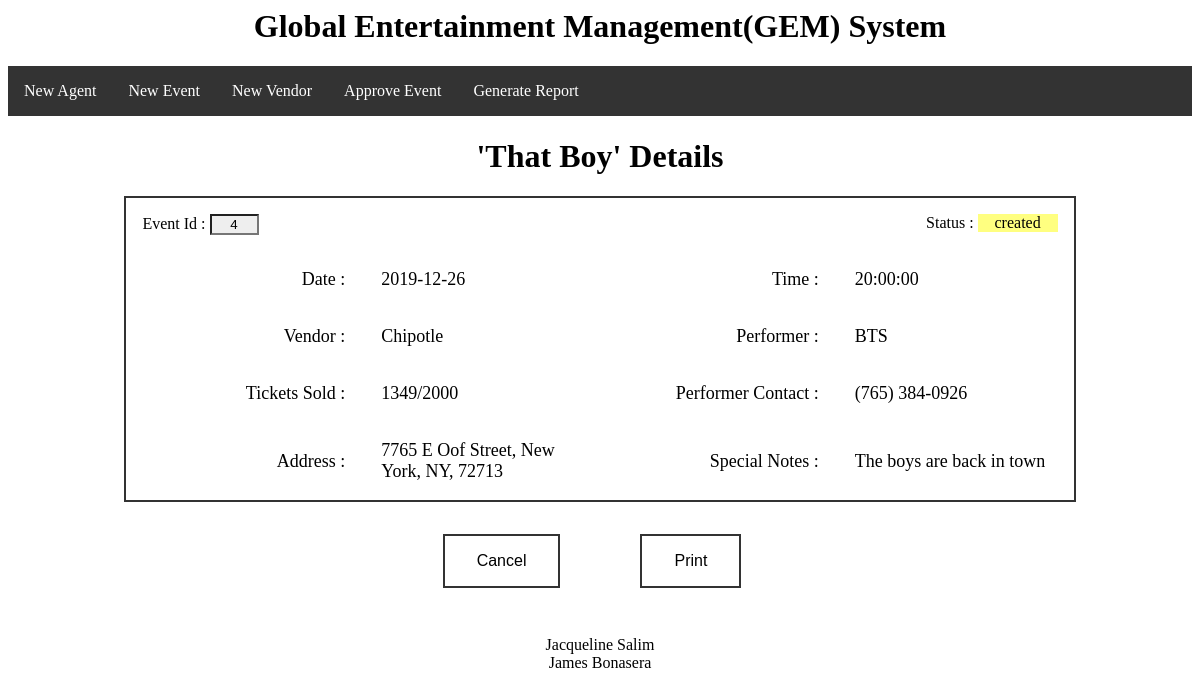
Screenshot of /generateEventInfo.php?id=4 with the database file from the repository.
### tables this page shows
CREATE TABLE Event
(EventId int auto_increment PRIMARY KEY,
EventName CHAR(50),
Street CHAR(50),
City CHAR(20),
State CHAR(2),
Zip CHAR(10),
Date DATE,
StartTime TIME,
Status CHAR(10),
SeatingCapacity int,
Notes TEXT,
NumTicketsSold int,
Singer CHAR(53),
PerformerType CHAR(6),
PerformerId int,
EventManagerId int,
VendorId int,
foreign key (EventManagerId) references EventManager(EventManagerId),
foreign key (VendorId) references Vendor(VendorId));

CREATE TABLE Vendor
(VendorId int auto_increment PRIMARY KEY,
BusinessName CHAR(50),
Street CHAR(50),
City CHAR(20),
State CHAR(2),
Zip CHAR(10),
Type CHAR(15),
RepFirstName CHAR(25),
RepLastName CHAR(25),
RepEmail CHAR(40),
RepCellNum CHAR(10));

CREATE TABLE Band
(BandId int auto_increment PRIMARY KEY,
BandName CHAR(20),
RatePerEvent double,
Notes TEXT,
CellNum CHAR(10),
AgentId int,
foreign key (AgentId) references Agent(AgentId));

### generateEventInfo.php (the view, shortened to what this page needs)
<?php
  include("conn.php");
  if (isset($_GET['id'])) {
  $id = $_GET['id'];
  $sql = "SELECT EventId,EventName,SeatingCapacity,Notes,BusinessName,FirstName,LastName,Date,StartTime,Status,NumTicketsSold,Singer,PerformerType,PerformerId,Event.Street as Street,Event.City as City,Event.State as State,Event.Zip as Zip FROM Event,EventManager,Vendor WHERE Event.EventManagerId = EventManager.EventManagerId AND Event.VendorId = Vendor.VendorId AND EventId = ".$id;
  foreach($conn->query($sql) as $events)
  {
  echo '<h1 align="center">\''.$events['EventName'].'\' Details</h1>';
  echo '<form action="generateReport.php" method="post">';
  echo '<div align="center">';
  echo '<div style=" border: 2px solid #333333; width: 80%">';
   echo '<table width="100%">';
   echo '<div style="float: left; padding: 1em">';
    echo '<label>Event Id : </label>';
    echo '<input style="background: #eeeeee; text-align: center" name="eventId" value="'.$events['EventId'].'" size="3" readonly>';
   echo '</div>';
   echo '<div style="float: right; padding: 1em">';
    echo '<label>Status : </label>';
    echo '<label style="background: #ffff80; text-align: center; width: 80px; display: inline-block">'.$events['Status'].'</label>';
   echo '</div>';
   echo '<tr>';
   echo '<td align="right" width="25%">';
    echo '<label>Date :</label>';
   echo '</td>';
   echo '<td align="left" width="25%">';
    echo '<label>'.$events['Date'].'</label>';
   echo '</td>';
   echo '<td align="right" width="25%">';
    echo '<label>Time :</label>';
   echo '</td>';
   echo '<td align="left" width="25%">';
    echo '<label>'.$events['StartTime'].'</label>';
   echo '</td>';
   echo '</tr>';
   echo '<tr>';
   echo '<td align="right" width="25%">';
    echo '<label>Vendor :</label>';
   echo '</td>';
   echo '<td align="left" width="25%">';
    echo '<label>'.$events['BusinessName'].'</label>';
   echo '</td>';
   echo '<td align="right" width="25%">';
    echo '<label>Performer :</label>';
   echo '</td>';
   echo '<td align="left" width="25%">';
    echo '<label>'.$events['Singer'].'</label>';
   echo '</td>';
   echo '</tr>';
   echo '<tr>';
   echo '<td align="right" width="25%">';
    echo '<label>Tickets Sold :</label>';
   echo '</td>';
   echo '<td align="left" width="25%">';
    echo '<label>'.$events['NumTicketsSold'].'/'.$events['SeatingCapacity'].'</label>';
   echo '</td>';
   if($events['PerformerType'] == 'Artist'){
     $singerSql = "select Email, CellNum from Artist where Artist.ArtistId =".$events['PerformerId'];
     foreach($conn->query($singerSql) as $info){
      $parsedInfo = str_split($info['CellNum']);
      $formattedCell = '('.$parsedInfo[0].$parsedInfo[1].$parsedInfo[2].') '.$parsedInfo[3].$parsedInfo[4].$parsedInfo[5].'-'.$parsedInfo[6].$parsedInfo[7].$parsedInfo[8].$parsedInfo[9];
       echo '<td align="right" width="25%">';
        echo '<label>Performer Contact :</label>';
       echo '</td>';
       echo '<td align="left" width="25%">';
        echo '<label>'.$formattedCell.'<br>'.$info['Email'].'</label>';
       echo '</td>';
     }
   }
   else{
     $singerSql = "select CellNum from Band where Band.BandId =".$events['PerformerId'];
     foreach($conn->query($singerSql) as $info){
     $parsedInfo = str_split($info['CellNum']);
     $formattedCell = '('.$parsedInfo[0].$parsedInfo[1].$parsedInfo[2].') '.$parsedInfo[3].$parsedInfo[4].$parsedInfo[5].'-'.$parsedInfo[6].$parsedInfo[7].$parsedInfo[8].$parsedInfo[9];
       echo '<td align="right" width="25%">';
        echo '<label>Performer Contact :</label>';
       echo '</td>';
       echo '<td align="left" width="25%">';
        echo '<label>'.$formattedCell.'</label>';
       echo '</td>';
     }
   }
   echo '</tr>';
   echo '<tr>';
   echo '<td align="right" width="25%">';
    echo '<label>Address :</label>';
   echo '</td>';
   echo '<td align="left" width="25%">';
    echo '<label>'.$events['Street'].', '.$events['City'].', '.$events['State'].', '.$events['Zip'].'</label>';
   echo '</td>';
   echo '<td align="right" width="25%">';
    echo '<label>Special Notes :</label>';
   echo '</td>';
   echo '<td align="left" width="25%">';
    echo '<label>'.$events['Notes'].'</label>';
   echo '</td>';
   echo '</tr>';
  echo '</table>';
  echo '</div>';
  echo '<div style="padding: 2em;"  align="center">';
    echo '<button class="button button1" style="margin: 0 2em" onClick="history.back()" name="foo" value="cancel">Cancel</button>';
    echo '<button type="submit" onClick="window.print()" class="button button1" style="margin: 0 3em">Print</button>';
  echo '</div>';
  echo '</div>';
  echo '</form>';
  }
  }
?>

### rows the page displays
event: EventName "That Boy", eventId "4", Status "created", Date "2019-12-26", StartTime "20:00:00", VendorId.BusinessName "Chipotle", Singer "BTS", NumTicketsSold "1349", SeatingCapacity "2000", Street "7765 E Oof Street", City "New York", State "NY", Zip "72713", Notes "The boys are back in town"
band: CellNum "(765) 384-0926"
